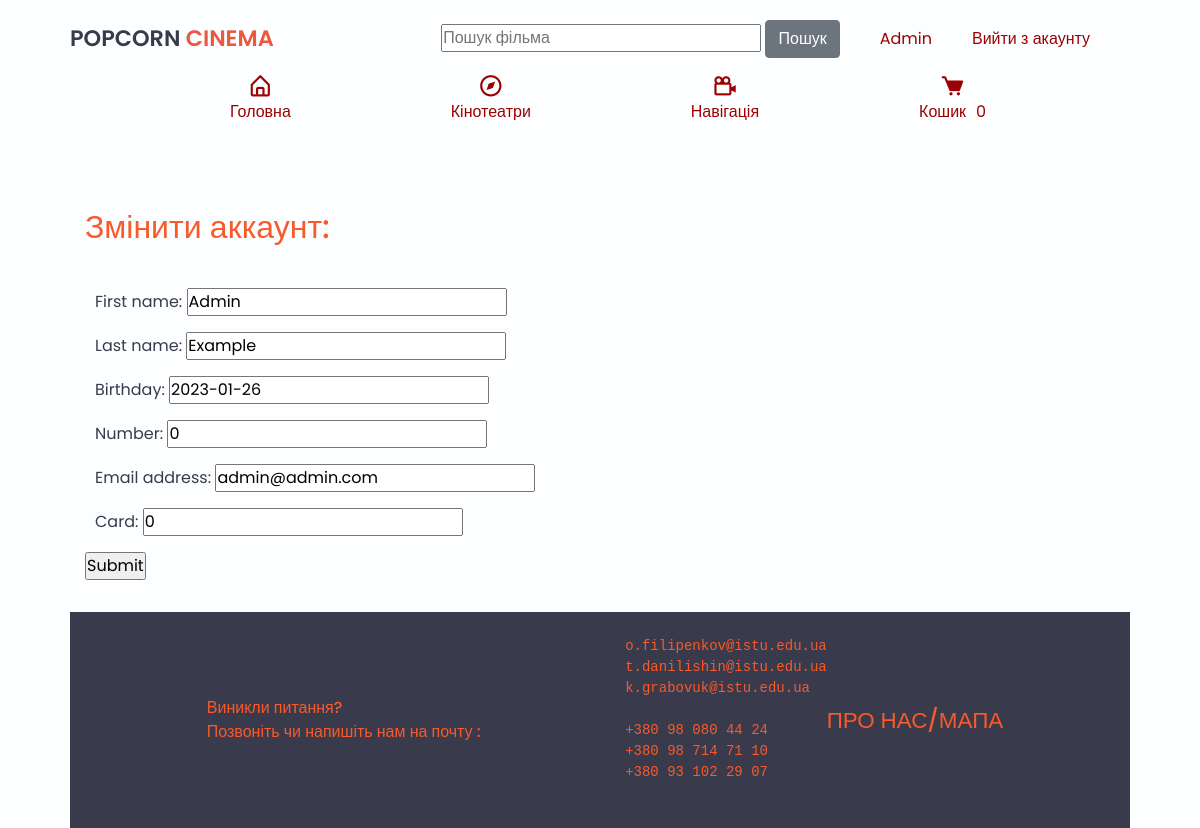
/user/1/update/ (signed in), run on the app's committed database.
### user/models.py (models this page shows)
class User(AbstractUser):
    username = None
    email = models.EmailField(_("email address"), unique=True)
    first_name = models.CharField(max_length=30, blank=False)
    birthday = models.DateField(default=date.today().replace(month=1, day=1))
    number = models.IntegerField(default=0)
    promotional_money = models.DecimalField(default=0, max_digits=6, decimal_places=2)
    card = models.IntegerField(default=0)
    USERNAME_FIELD = "email"
    REQUIRED_FIELDS = []
    objects = UserManager()

### user/views.py (the view)
# urls.py: path("<int:pk>/update/", UserUpdateView.as_view(), name="update"),
class UserUpdateView(LoginRequiredMixin, generic.UpdateView):
    model = User
    fields = ['first_name', 'last_name', "birthday", "number", 'email','card']
    success_url = ".."
    template_name = "user/update.html"

### cinema/forms.py
class MoviesSearchForm(forms.Form):
    title = forms.CharField(
        max_length=255,
        required=False,
        label="",
        widget=forms.TextInput(
            attrs={
                "placeholder": "Пошук фільма",
            },
        )
    )
    genre = forms.ModelChoiceField(
        queryset=Genre.objects.all(),
        required=False,
        label='Жанр',
        empty_label='Оберіть жанр',
    )
    is_active = forms.BooleanField(
        required=False,
        initial=True,
        label='В театрі:',
    )

### cart/cart.py (called while the page is built)
    def __len__(self) -> int:
        return len(self.cart)

### cart/context_processors.py (called while the page is built)
def cart(request):
    return {'cart': Cart(request)}

### cinema/context_processors.py (called while the page is built)
def movies_search_form(request):
    return {'search_form': MoviesSearchForm()}

### templates/user/update.html (shortened to what this page needs)
{% extends "base.html" %}
{% block content %}
    <h2 class="contact-us">Змінити аккаунт:</h2>
    <br>
    <form action="" method="post" novalidate>
        {{ form.as_p }}
        <input type="submit" value="Submit">
    </form>
{% endblock %}

### templates/includes/sidebar.html
{% load static %}
<header>
  <div class="nav container">
    <a href="{% url "index" %}" class="logo">
      PopCorn <span>Cinema</span>
    </a>
    <form action="{% url "cinema:movies-list" %}" method="get">
      <div class=" log_margin">
        <form action="{% url "cinema:movies-list" %}" method="get" class="form-inline">
          {{ search_form.title }}
          <input type="submit" value="Пошук" class="btn-secondary btn">
        </form>
      </div>
    </form>
    {% if user.is_authenticated %}
      <a href="{% url 'user:user-account-detail' pk=user.id %}"
         class="log_margin nav-text">{{ user.first_name }}</a>
      <a href="{% url 'logout' %}" class="log_margin nav-text">Вийти з акаунту</a>
    {% else %}
      <a href="{% url "login" %}" class="log_margin nav-text"> Увійти в аккаунт</a>
      <a href="{% url "user:register" %}" class="log_margin nav-text">Зареєструватися</a>
    {% endif %}
    <div class="navbar">
      <a href="{% url "index" %}" class="nav-link">
        <i class='bx bx-home-alt'></i>
        <span class="nav-link-title">Головна</span>
      </a>
      <a href="#" class="nav-link">
        <i class='bx bx-compass'></i>
        <span class="nav-link-title">Кінотеатри</span>
      </a>
      <a href="{% url "cinema:movies-list" %}" class="nav-link">
        <i class='bx bx-camera-movie'></i>
        <span class="nav-link-title">Навігація</span>
      </a>
      <a href="#" class="nav-link" data-toggle="modal" data-target="#exampleModal">
        <i class='bx bxs-cart'></i>
        <div style="display: flex; align-items: center">
          <span class="nav-link-title" style="margin-right: 10px">Кошик</span>
          <span class="nav-link-title " id="cart-quantity">{{ cart|length }}</span>
        </div>
      </a>
    </div>
  </div>
</header>

### static/css/style.css (style rules this page uses)
* { font-family: 'Poppins', sans-serif; margin: 0; padding: 0; scroll-behavior: smooth; box-sizing: border-box; scroll-padding-top: 2rem; }
:root { --main-color: #eb583e; --hover-color: hsl(14, 94%, 57%); --body-color: #fcfeff; --container-color: rgb(223, 223, 223); --text-color: #393a4b; --dark-red-color: #9d0000; }
a { text-decoration: none; }
p { margin: 10px; }
.bx { cursor: pointer; }
body { background: var(--body-color); color: var(--text-color); display: flex; flex-direction: column; min-height: 100vh; margin: 0; }
.container { max-width: 1060px; margin: auto; width: 100%; flex: 1; }
header { position: fixed; top: 0; left: 0; width: 100%; background: var(--body-color); z-index: 100; }
.nav { display: flex; align-items: center; padding: 20px 0; }
.logo { font-size: 1.4rem; color: var(--text-color); font-weight: 600; text-transform: uppercase; margin: 0 auto 0 0; }
.logo span { color: var(--main-color); }
.navbar { display: flex; row-gap: 5.1rem; }
.nav-text { color: var(--dark-red-color); border: none; text-decoration: none !important; }
.nav-link { display: flex; flex-direction: column; align-items: center; color: var(--dark-red-color); margin-left: 8rem; }
.nav-link .bx { font-size: 1.6rem; }
.contact-us { color: var(--hover-color); font-weight: 500; justify-content: center; }
.log_margin { margin-right: 40px; }

### data on the page
User: first_name "Admin", last_name "Example", birthday "2023-01-26", number "0", email "admin@admin.com", card "0"

### other printed values
{{ cart|length }} "0"
